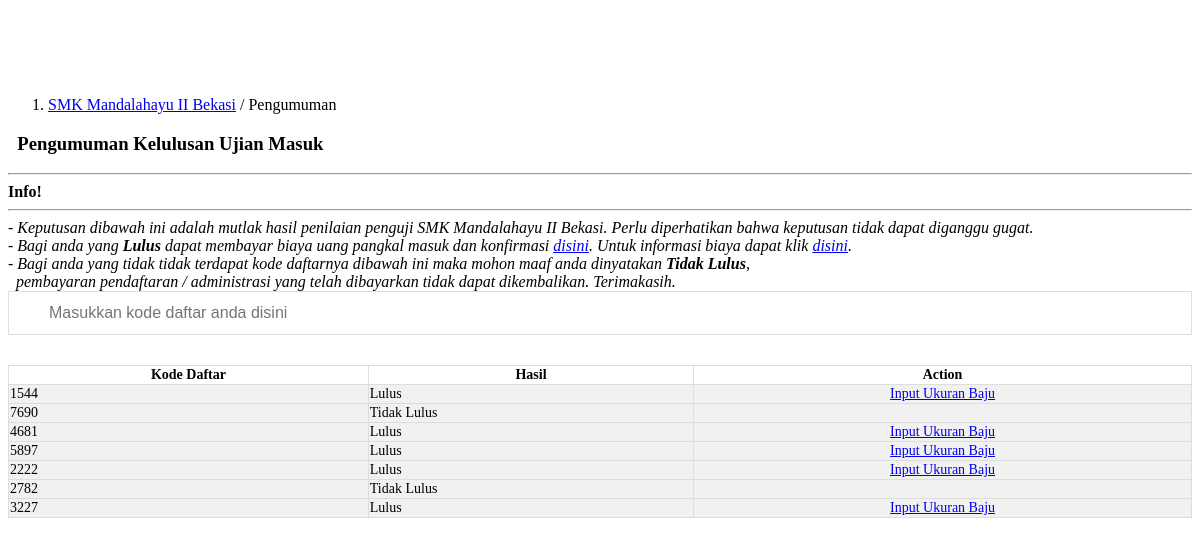
Screenshot of /pengumuman.php with the database file from the repository.
### tables this page shows
CREATE TABLE `tbl_pengumuman` (
  `id_pengumuman` int(10) NOT NULL,
  `kode_daftar` int(10) NOT NULL,
  `bahasa_indonesia` int(10) NOT NULL,
  `matematika` int(10) NOT NULL,
  `bahasa_inggris` int(10) NOT NULL,
  `kejuruan` int(10) NOT NULL,
  `buta_warna` varchar(20) NOT NULL,
  `urine` varchar(20) NOT NULL,
  `fisik` varchar(20) NOT NULL,
  `hasil` varchar(20) NOT NULL
);

### pengumuman.php (the view, shortened to what this page needs)
<div class="container">
 	<ol class="breadcrumb">
        <li class="active"><a data-toggle="tooltip" data-placement="top" title="Click me!" href="index.php">SMK Mandalahayu II Bekasi</a> / Pengumuman</li>
    </ol>
    <h3><b>&nbsp;&nbsp;Pengumuman Kelulusan </b>Ujian Masuk</h3>
    <hr>
    <div class="alert alert-danger">
	  <strong>Info!</strong><hr><i>- Keputusan dibawah ini adalah mutlak hasil penilaian penguji SMK Mandalahayu II Bekasi. Perlu diperhatikan bahwa keputusan tidak dapat diganggu gugat.<br>
        - Bagi anda yang <b>Lulus</b> dapat membayar biaya uang pangkal masuk dan konfirmasi <a data-toggle="tooltip" data-placement="top" title="Konfirmasi Pembayaran" href="index.php?content=konfirmasi-pembayaran">disini</a>. Untuk informasi biaya dapat klik <a data-toggle="tooltip" data-placement="right" title="Informasi Biaya" href="index.php?content=biaya">disini</a>.<br>
        - Bagi anda yang tidak tidak terdapat kode daftarnya dibawah ini maka mohon maaf anda dinyatakan <b>Tidak Lulus</b>, <br>&nbsp;&nbsp;pembayaran pendaftaran / administrasi yang telah dibayarkan tidak dapat dikembalikan. Terimakasih.</i>
	</div>
    <div class="form-group">
        <div class="col-sm-12">
            <div class="input-group">
                <input size="300px" type="text" id="myInput" onkeyup="myFunction()" placeholder="Masukkan kode daftar anda disini" title="Masukkan kode daftar anda">
              </div><br>
        </div>
    </div>
    <form class="form-horizontal" method="POST">
      <table border="1px" id="myTable" class="table table-striped">
        <thead>
          <tr>
            <th><center>Kode Daftar</center></th>
            <th><center>Hasil</center></th>
            <th><center>Action</center></th>
          </tr>
        </thead>
        <tbody>
          <?php
            include 'config/koneksi.php';
            $query = mysqli_query($konek, "SELECT * FROM tbl_pengumuman ORDER BY id_pengumuman DESC")or die(mysqli_error());
                    if(mysqli_num_rows($query) == 0){
                      echo '<tr><td colspan="3"><i>Belum ada pengumuman kelulusan!</i></td></tr>';
                    }
                      else
                    {
                      while($data = mysqli_fetch_array($query)){
                        echo '<tr  class="header">';
                        echo '<td>'.$data['kode_daftar'].'</td>';
                        ?>
                        <td><?php if ($data['hasil']==1) {
                          echo "Lulus";
                          echo '<td><center><a data-toggle="tooltip" data-placement="right" title="Klik disini untuk input ukuran baju" href=index.php?content=ukuran-baju&&kode_daftar='.$data['kode_daftar'].'><span class="glyphicon glyphicon-circle-arrow-right"></span> Input Ukuran Baju</a></center></td>';
                          echo '</tr>'; }
                          else  {
                            echo "Tidak Lulus";
                             echo '<td></td>';
                          echo '</tr>'; }
                          ?></td>
                        <?php
                      }
                    }
                ?>
        </tbody>
      </table>
    </form>
  </div>

### pengumuman.php (style rules this page uses)
* { box-sizing: border-box; }
#myInput { width: 100%; font-size: 16px; padding: 12px 20px 12px 40px; border: 1px solid #ddd; margin-bottom: 12px; }
#myTable { border-collapse: collapse; width: 100%; border: 1px solid #ddd; font-size: 14px; }
#myTable th, #myTable td { text-align: left; }
#myTable tr { border-bottom: 1px solid #ddd; }
#myTable tr.header, #myTable tr:hover { background-color: #f1f1f1; }

### rows the page displays
tbl_pengumuman: kode_daftar "1544"
tbl_pengumuman: kode_daftar "7690", hasil "Tidak Lulus"
tbl_pengumuman: kode_daftar "4681"
tbl_pengumuman: kode_daftar "5897"
tbl_pengumuman: kode_daftar "2222"
tbl_pengumuman: kode_daftar "2782", hasil "Tidak Lulus"
tbl_pengumuman: kode_daftar "3227"
